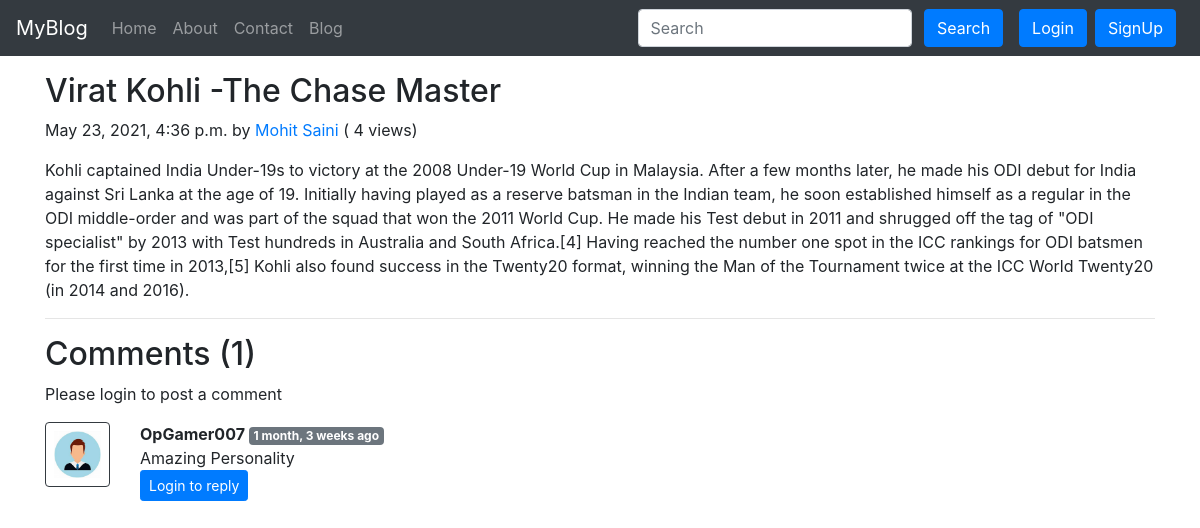
The page /blog/king-kohli on the database its author committed.
### blog/models.py (models this page shows, shortened)
class Post(models.Model):
    sno=models.AutoField(primary_key=True)
    title=models.CharField(max_length=255)
    author=models.CharField(max_length=14)
    slug=models.CharField(max_length=130)
    views= models.IntegerField(default=0)
    timeStamp=models.DateTimeField(blank=True)
    content=models.TextField()

class BlogComment(models.Model):
    sno= models.AutoField(primary_key=True)
    comment=models.TextField()
    user=models.ForeignKey(User, on_delete=models.CASCADE)
    post=models.ForeignKey(Post, on_delete=models.CASCADE)
    parent=models.ForeignKey('self',on_delete=models.CASCADE, null=True )
    timestamp= models.DateTimeField(default=now)

### blog/views.py (the view)
# urls.py: path('<str:slug>', views.blogPost, name="blogPost"),
def blogPost(request, slug):
    post=Post.objects.filter(slug=slug).first()
    post.views= post.views +1
    post.save()
    comments= BlogComment.objects.filter(post=post, parent=None)
    replies= BlogComment.objects.filter(post=post).exclude(parent=None)
    replyDict={}
    for reply in replies:
        if reply.parent.sno not in replyDict.keys():
            replyDict[reply.parent.sno]=[reply]
        else:
            replyDict[reply.parent.sno].append(reply)
    context={'post':post, 'comments': comments, 'user': request.user, 'replyDict': replyDict}
    return render(request, "blog/blogPost.html", context)

### blog/templatetags/extras.py (called while the page is built)
@register.filter(name='get_val')
def get_val(dict, key):
    return dict.get(key)

### templates/blog/blogPost.html (shortened to what this page needs)
{% extends 'base.html' %}
{% block body %}
{% load humanize %}
{% load extras %}
<div class="container my-3">
    <h2 class="blog-post-title">{{post.title}}</h2>
    <p class="blog-post-meta">{{post.timeStamp}} by <a href="/about">{{post.author}}</a> (<span > {{post.views}} views</span>)</p>
    <p>{{post.content|safe}}</p>
    <hr>
</div>
<div class="container">
    <h2> Comments ({{comments.count}}) </h2>
    <div class="my-2">
        {% if user.is_authenticated %}
        <form action="/blog/postComment" method="post">
            {% csrf_token %}
            <div class="form-group">
                <label for="exampleInputEmail1">Post Comment </label>
                <input type="text" class="form-control" name="comment" placeholder="Enter comment here">
            </div>
            <input type="hidden" name="postSno" value="{{post.sno}}">
            <input type="hidden" name="parentSno" value="">
            <button type="submit" class="btn btn-primary">Submit</button>
        </form>
        {% else %}
        Please login to post a comment
        {% endif %}
    </div>
    {% for comment in comments %}
    <div class="row my-3">
        <div class="col-md-1  ">
            <img class="rounded mx-auto d-block w-100 border border-dark p-2" src="/static/img/user.jpg" alt="user">
        </div>
        <div class="col-md-11 ">
            <b> {{comment.user.username}} </b> <span class="badge badge-secondary ">{{comment.timestamp| naturaltime}}</span>
            <div>{{comment.comment}}</div>
            <div class="reply mx-0">
                {% if user.is_authenticated %}
                <button class="btn btn-sm btn-primary" type="button" data-toggle="collapse" data-target="#replyBox{{comment.sno}}" aria-expanded="false" aria-controls="replyBox{{comment.sno}}">
                    Reply
                </button>
                <div class="collapse" id="replyBox{{comment.sno}}">
                    <div class="card card-body my-2">
                        <form action="/blog/postComment" method="post">
                            {% csrf_token %}
                            <div class="form-group">
                                <label for="comment">Post a reply </label>
                                <input type="text" class="form-control" name="comment" placeholder="Enter comment here">
                                <input type="hidden" name="parentSno" value="{{comment.sno}}">
                            </div>
                            <input type="hidden" name="postSno" value="{{post.sno}}">
                            <button type="submit" class="btn btn-primary">Submit</button>
                        </form>
                    </div>
                </div>
                {% else %}
                <button class="btn btn-sm btn-primary" type="button" data-toggle="collapse" data-target="#replyBox{{comment.sno}}" aria-expanded="false" aria-controls="replyBox{{comment.sno}}">
                    Login to reply
                </button>
                {% endif %}
            </div>
        </div>
    </div>
    {% endfor %}
</div>
{% endblock %}

### rows shown on the page
Post: title "Virat Kohli -The Chase Master", timeStamp "May 23, 2021, 4:36 p.m.", author "Mohit Saini", views "4", content "Kohli captained India Under-19s to victory at the 2008 Under-19 World Cup in Malaysia. After a few months later, he made his ODI debut for India against Sri Lanka at the age of 19. Initially having played as a reserve batsman in the Indian team, he soon established himself as a regular in the ODI middle-order and was part of the squad that won the 2011 World Cup. He made his Test debut in 2011 and shrugged off the tag of \"ODI specialist\" by 2013 with Test hundreds in Australia and South Africa.[4] Having reached the number one spot in the ICC rankings for ODI batsmen for the first time in 2013,[5] Kohli also found success in the Twenty20 format, winning the Man of the Tournament twice at…"
BlogComment: user.username "OpGamer007", timestamp "1 month, 3 weeks ago", comment "Amazing Personality"

### other values the page prints
{{ comments.count }} "1"
